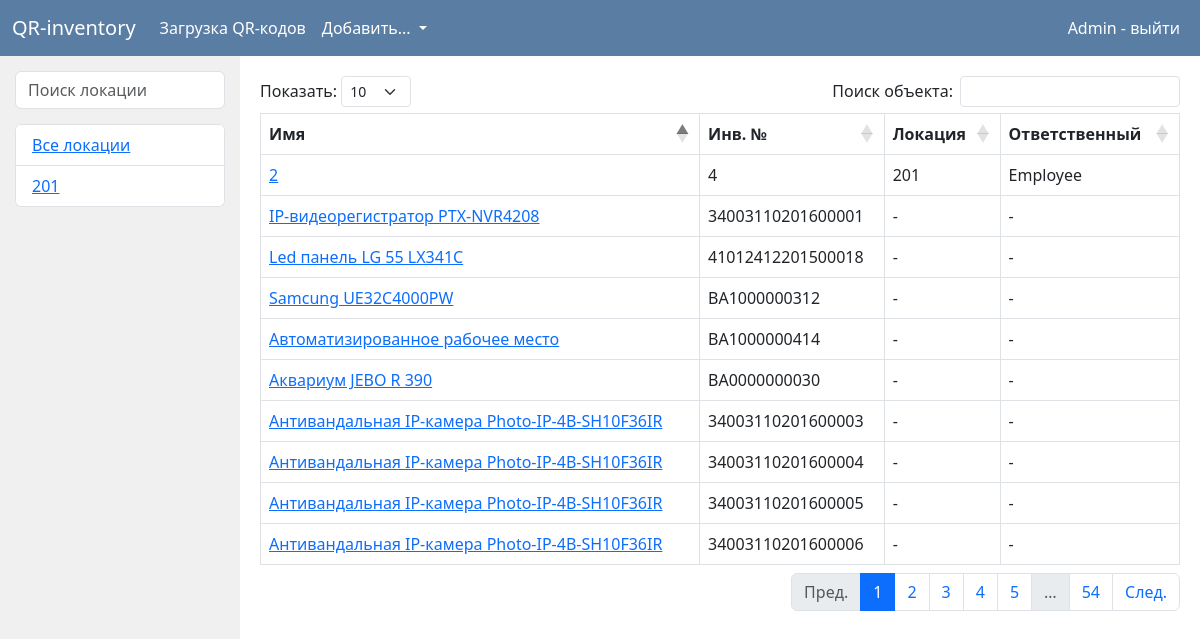
The page /admin/ (signed in) on the database as committed earlier.
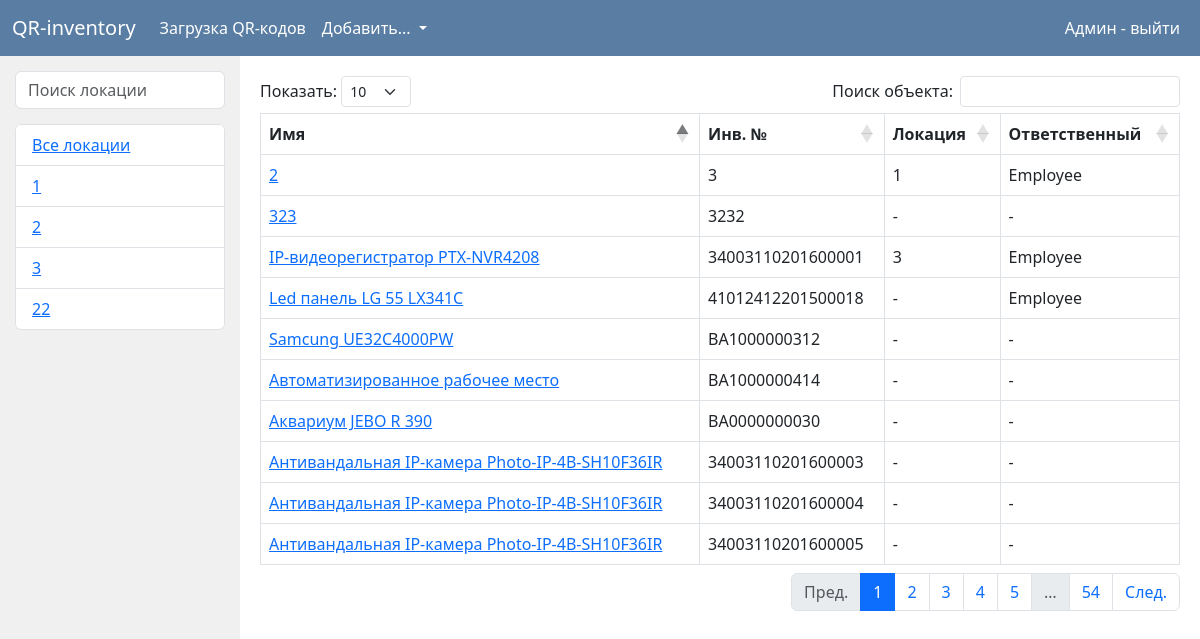
The same page on the database as committed later.
### data/users.py (models this page shows, shortened)
class User(SqlAlchemyBase, UserMixin, SerializerMixin):
    __tablename__ = 'users'
    id = sqlalchemy.Column(sqlalchemy.Integer,
                           primary_key=True, autoincrement=True)
    name = sqlalchemy.Column(sqlalchemy.String)
    email = sqlalchemy.Column(sqlalchemy.String,
                              index=True, unique=True, nullable=True)
    hashed_password = sqlalchemy.Column(sqlalchemy.String, nullable=True)
    role = sqlalchemy.Column(sqlalchemy.Integer, sqlalchemy.ForeignKey('roles.id'))

### data/places.py (models this page shows)
class Place(SqlAlchemyBase, SerializerMixin):
    __tablename__ = 'places'
    id = sqlalchemy.Column(sqlalchemy.Integer,
                           primary_key=True, autoincrement=True)
    text = sqlalchemy.Column(sqlalchemy.String)

### data/objects.py (models this page shows, shortened)
class Object(SqlAlchemyBase, SerializerMixin):
    __tablename__ = 'objects'
    id = sqlalchemy.Column(sqlalchemy.Integer,
                           primary_key=True, autoincrement=True)
    name = sqlalchemy.Column(sqlalchemy.String, nullable=True)
    serial_number = sqlalchemy.Column(sqlalchemy.String, nullable=True)
    obj_place = sqlalchemy.Column(sqlalchemy.Integer, sqlalchemy.ForeignKey('places.id'),
                                  nullable=True)
    responsible_id = sqlalchemy.Column(sqlalchemy.Integer, sqlalchemy.ForeignKey('users.id'),
                                  nullable=True)
    checked = sqlalchemy.Column(sqlalchemy.Integer, nullable=True, default=1)

### data/users.py (the view)
        def _wrap(*args, **kwargs):
            if create_session().query(Role).filter(Role.name == role).first().id != current_user.role:
                return jsonify({'error': f"{current_user.email} hasn't got enough rights"})
            else:
                return func(*args, **kwargs)

### data/db_session.py (called while the page is built)
def create_session() -> Session:
    global __factory
    return __factory()

### data/users.py (called while the page is built)
def role_required(role):
    def role_decorator(func):
        def _wrap(*args, **kwargs):
            if create_session().query(Role).filter(Role.name == role).first().id != current_user.role:
                return jsonify({'error': f"{current_user.email} hasn't got enough rights"})
            else:
                return func(*args, **kwargs)
        _wrap.__name__ = func.__name__
        return _wrap
    return role_decorator

### flask_app.py (called while the page is built)
@login_manager.user_loader
def load_user(user_id):
    return db_sess.query(User).get(user_id)

### front/admin_pages.py (called while the page is built)
@app.route('/admin/')
@login_required
@role_required('admin')
def admin_all_objects():
    db_sess = db_session.create_session()
    objects = db_sess.query(Object)
    places = db_sess.query(Place)
    users = db_sess.query(User)
    return render_template("admin/main_page.html", objects=objects, places=places, users=users, admin=True,
                           title='QR-inventory')

### templates/admin/main_page.html
{% extends "admin/base.html" %}
{% block content %}
    <div class="main_container">
        <div class="places">
            <input class="form-control" id="placesSearch" type="text" placeholder="Поиск локации">
            <ul class="list-group" id="placesList">
                <li class="list-group-item"><a href="/admin"> Все локации </a></li>
                {% for place in places %}
                    <li class="list-group-item"><a href="/admin/{{ place.id }}"> {{ place.text }}</a></li>
                {% endfor %}
            </ul>
        </div>
        <div class="objects">
            <table class="table table-bordered" id="objTable">
                <thead>
                <tr>
                    <th>Имя</th>
                    <th>Инв. №</th>
                    <th>Локация</th>
                    {% if admin %}
                        <th>Ответственный</th>
                    {% endif %}
                </tr>
                </thead>
                <tbody>
                {% for obj in objects %}
                    <tr>
                        <td><a href="/admin/object/{{ obj.id }}"> {{ obj.name }} </a></td>
                        <td> {{ obj.serial_number }} </td>
                        {% if places.get(obj.obj_place) %}
                            <td> {{ places.get(obj.obj_place).text }} </td>
                        {% else %}
                            <td> -</td>
                        {% endif %}
                        {% if admin %}
                            {% if obj.responsible_id %}
                                <td> {{ users.get(obj.responsible_id).name }} </td>
                            {% else %}
                                <td> -</td>
                            {% endif %}
                        {% endif %}
                    </tr>
                {% endfor %}
                </tbody>
            </table>
        </div>
{% endblock %}

### templates/admin/base.html (shortened to what this page needs)
<!doctype html>
<html lang="en">
<head>
    <link href="https://cdn.jsdelivr.net/npm/bootstrap@5.3.0-alpha3/dist/css/bootstrap.min.css" rel="stylesheet"
>
    <link rel="stylesheet" href="https://cdn.datatables.net/1.13.4/css/dataTables.bootstrap5.min.css">
    <link rel="stylesheet" href="/static/style.css">
    <link rel="stylesheet" href="https://cdnjs.cloudflare.com/ajax/libs/font-awesome/4.7.0/css/font-awesome.min.css">
</head>
<body>
<header>
    <nav class="navbar navbar-expand-lg">
        <div class="container-fluid">
            <a class="navbar-brand" href="/admin"> QR-inventory </a>
            <div class="collapse navbar-collapse" id="navbarNav">
                <ul class="navbar-nav">
                    <li class="nav-item">
                        <a class="nav-link" href="/download_qr">Загрузка QR-кодов</a>
                    </li>
                    <li class="nav-item dropdown">
                        <a id="nav_d1" class="nav-link dropdown-toggle" href="#" role="button" data-bs-toggle="dropdown"
                           aria-expanded="false">
                            Добавить...
                        </a>
                    </li>
                </ul>
            </div>
            <div class="d-flex">
                {% if current_user.is_authenticated %}
                    <a class="nav-link me-2" href="/logout"> {{ current_user.name }} - выйти </a>
                {% else %}
                    <a class="btn btn-primary me-2" href="/register">Зарегистрироваться</a>
                    <a class="btn btn-primary" href="/login">Войти</a>
                {% endif %}
            </div>
        </div>
    </nav>
</header>
<main role="main" class="main_block">
    {% block content %}{% endblock %}
</main>
</body>
</html>

### static/style.css (style rules this page uses)
li { list-style-type:none; }
#nav_d1 { color: #ffffff; }
.nav-link { color: #ffffff; }
.navbar-brand { color: #ffffff; }
.navbar { background-color: #597da3; color: #ffffff; }
.main_container { display: grid; height: calc(100vh - 70px); grid-template-columns: 20% 80%; grid-template-areas: "places objects"; }
.places { background-color: #F0F0F0; height: calc(100vh - 70px); padding: 15px; grid-area: places; }
#placesSearch { margin-bottom: 15px; }
#placesList { max-height: calc(100vh - 165px); overflow-y: scroll; }
.objects { grid-area: objects; }

Rows that differ between the two databases and show on the page:
no longer on this page (row unchanged): Object: name "Антивандальная IP-камера Photo-IP-4B-SH10F36IR", serial_number "34003110201600006"
changed User: name "Admin" → "Админ"
changed Place (number 1 of 4 on the later page): text "201" → "1"
added Place: text "2"
added Place: text "3"
added Place: text "22"
changed Object (number 1 of 10 on the later page): serial_number "4" → "3"; get "201" → "1"
changed User "Employee": get (not shown) → "Employee"
changed Object "IP-видеорегистратор PTX-NVR4208": get (not shown) → "3"; no longer shows "-"
changed Object "Led панель LG 55 LX341C": no longer shows "-"
added Object: name "323", serial_number "3232"
